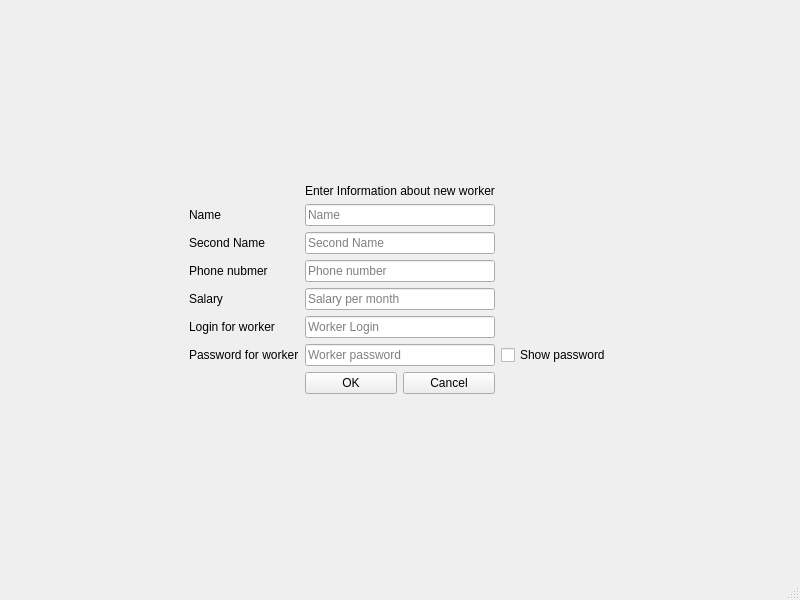
<?xml version="1.0" encoding="UTF-8"?>
<ui version="4.0">
 <class>DataBaseAddWorker</class>
 <widget class="QMainWindow" name="DataBaseAddWorker">
  <property name="geometry">
   <rect>
    <x>0</x>
    <y>0</y>
    <width>800</width>
    <height>600</height>
   </rect>
  </property>
  <property name="windowTitle">
   <string>MainWindow</string>
  </property>
  <widget class="QWidget" name="centralwidget">
   <layout class="QGridLayout" name="gridLayout_2">
    <item row="0" column="1">
     <layout class="QGridLayout" name="gridLayout">
      <item row="11" column="2">
       <spacer name="verticalSpacer_3">
        <property name="orientation">
         <enum>Qt::Vertical</enum>
        </property>
        <property name="sizeHint" stdset="0">
         <size>
          <width>20</width>
          <height>40</height>
         </size>
        </property>
       </spacer>
      </item>
      <item row="7" column="3">
       <widget class="QCheckBox" name="checkBox">
        <property name="text">
         <string>Show password</string>
        </property>
       </widget>
      </item>
      <item row="0" column="2">
       <spacer name="verticalSpacer">
        <property name="orientation">
         <enum>Qt::Vertical</enum>
        </property>
        <property name="sizeHint" stdset="0">
         <size>
          <width>20</width>
          <height>40</height>
         </size>
        </property>
       </spacer>
      </item>
      <item row="7" column="0">
       <widget class="QLabel" name="label_6">
        <property name="text">
         <string>Password for worker</string>
        </property>
       </widget>
      </item>
      <item row="3" column="0">
       <widget class="QLabel" name="label_2">
        <property name="text">
         <string>Second Name</string>
        </property>
       </widget>
      </item>
      <item row="4" column="0">
       <widget class="QLabel" name="label_3">
        <property name="text">
         <string>Phone nubmer</string>
        </property>
       </widget>
      </item>
      <item row="2" column="2">
       <widget class="QLineEdit" name="NameEdit">
        <property name="placeholderText">
         <string>Name</string>
        </property>
       </widget>
      </item>
      <item row="6" column="0">
       <widget class="QLabel" name="label_5">
        <property name="text">
         <string>Login for worker</string>
        </property>
       </widget>
      </item>
      <item row="2" column="0">
       <widget class="QLabel" name="label">
        <property name="text">
         <string>Name</string>
        </property>
       </widget>
      </item>
      <item row="4" column="2">
       <widget class="QLineEdit" name="PhoneNumberEdit">
        <property name="placeholderText">
         <string>Phone number</string>
        </property>
       </widget>
      </item>
      <item row="7" column="2">
       <widget class="QLineEdit" name="WorkerPasswordEdit">
        <property name="echoMode">
         <enum>QLineEdit::Password</enum>
        </property>
        <property name="placeholderText">
         <string>Worker password</string>
        </property>
       </widget>
      </item>
      <item row="6" column="2">
       <widget class="QLineEdit" name="WorkerLoginEdit">
        <property name="placeholderText">
         <string>Worker Login</string>
        </property>
       </widget>
      </item>
      <item row="1" column="2">
       <widget class="QLabel" name="label_9">
        <property name="text">
         <string>Enter Information about new worker</string>
        </property>
       </widget>
      </item>
      <item row="2" column="3">
       <spacer name="horizontalSpacer">
        <property name="orientation">
         <enum>Qt::Horizontal</enum>
        </property>
        <property name="sizeHint" stdset="0">
         <size>
          <width>40</width>
          <height>20</height>
         </size>
        </property>
       </spacer>
      </item>
      <item row="5" column="0">
       <widget class="QLabel" name="label_4">
        <property name="text">
         <string>Salary</string>
        </property>
       </widget>
      </item>
      <item row="5" column="2">
       <widget class="QLineEdit" name="SalaryEdit">
        <property name="placeholderText">
         <string>Salary per month</string>
        </property>
       </widget>
      </item>
      <item row="3" column="2">
       <widget class="QLineEdit" name="SecondNameEdit">
        <property name="placeholderText">
         <string>Second Name</string>
        </property>
       </widget>
      </item>
      <item row="8" column="2">
       <layout class="QHBoxLayout" name="horizontalLayout">
        <item>
         <widget class="QPushButton" name="pushButton">
          <property name="text">
           <string>OK</string>
          </property>
         </widget>
        </item>
        <item>
         <widget class="QPushButton" name="pushButton_2">
          <property name="text">
           <string>Cancel</string>
          </property>
         </widget>
        </item>
       </layout>
      </item>
     </layout>
    </item>
    <item row="0" column="2">
     <spacer name="horizontalSpacer_3">
      <property name="orientation">
       <enum>Qt::Horizontal</enum>
      </property>
      <property name="sizeHint" stdset="0">
       <size>
        <width>40</width>
        <height>20</height>
       </size>
      </property>
     </spacer>
    </item>
    <item row="0" column="0">
     <spacer name="horizontalSpacer_2">
      <property name="orientation">
       <enum>Qt::Horizontal</enum>
      </property>
      <property name="sizeHint" stdset="0">
       <size>
        <width>40</width>
        <height>20</height>
       </size>
      </property>
     </spacer>
    </item>
   </layout>
  </widget>
  <widget class="QMenuBar" name="menubar">
   <property name="geometry">
    <rect>
     <x>0</x>
     <y>0</y>
     <width>800</width>
     <height>21</height>
    </rect>
   </property>
  </widget>
  <widget class="QStatusBar" name="statusbar"/>
 </widget>
 <resources/>
 <connections/>
</ui>
